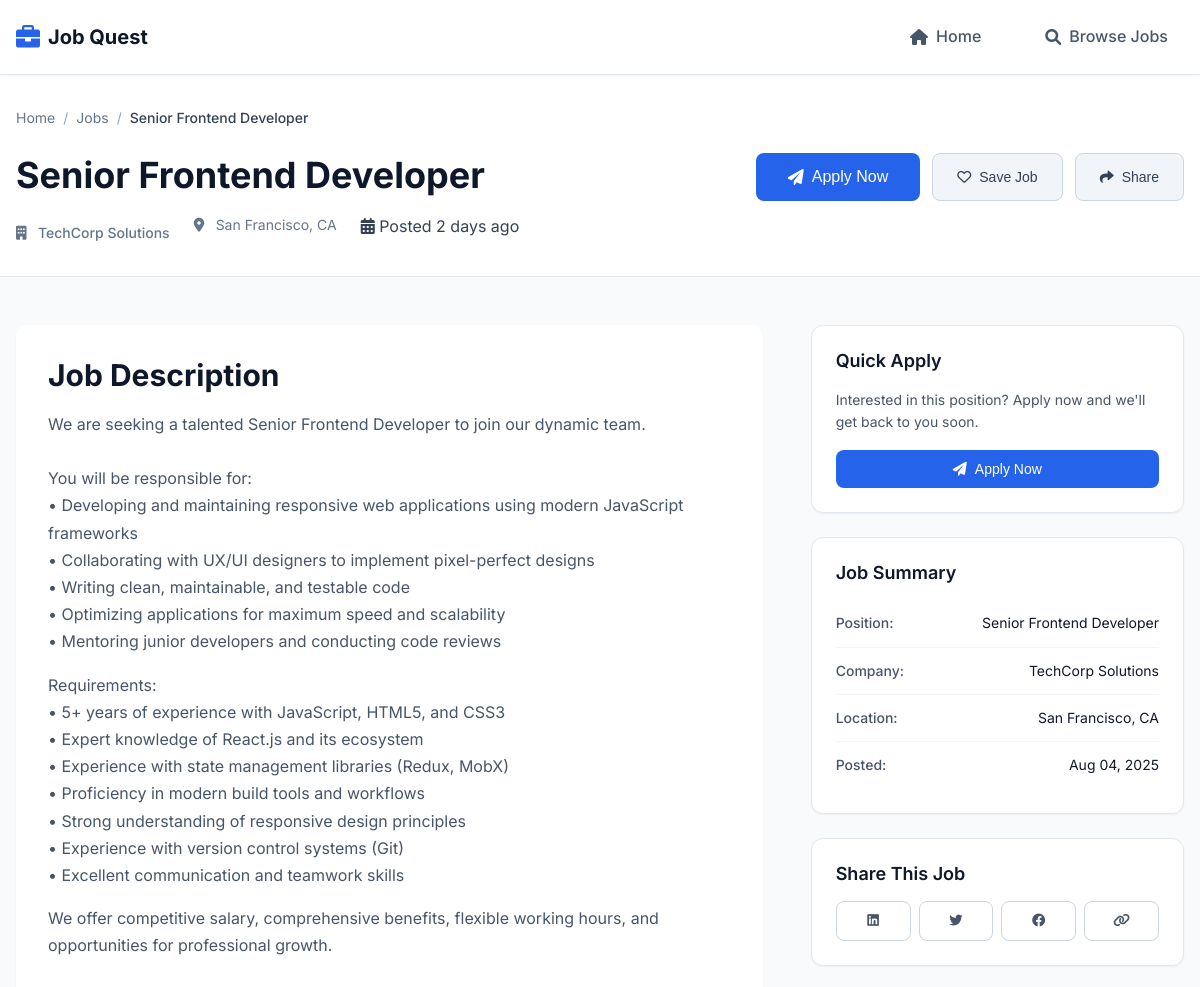
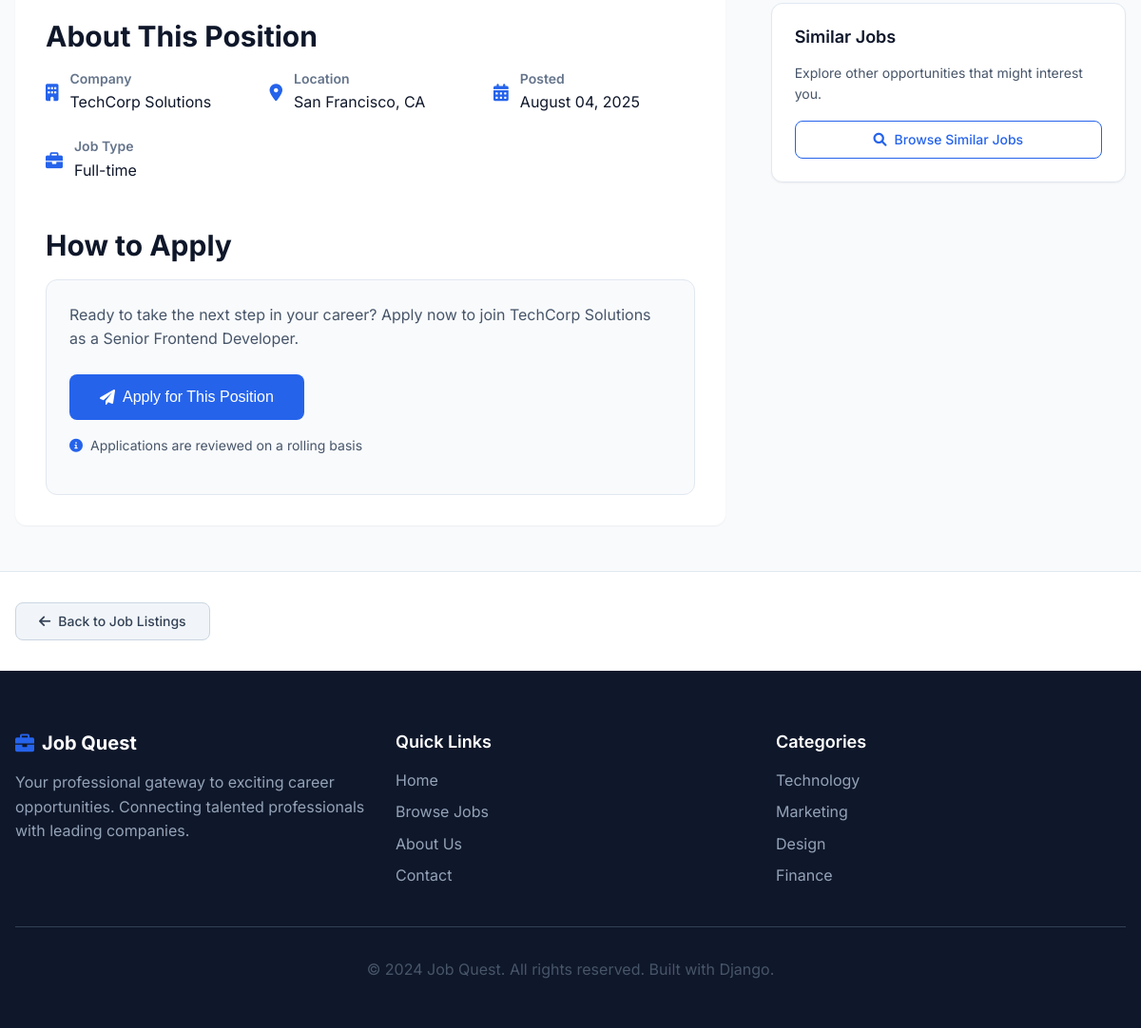
Page /jobs/1/ on the committed database (2 pictures, top to bottom).
### jobs/models.py (models this page shows, shortened)
class Job(models.Model):
    title = models.CharField(max_length=200, help_text="Job title")
    company_name = models.CharField(max_length=150, help_text="Name of the hiring company")
    description = models.TextField(help_text="Detailed job description")
    location = models.CharField(max_length=150, help_text="Job location (city, state, remote, etc.)")
    posting_date = models.DateTimeField(default=timezone.now, help_text="Date when job was posted")
    created_at = models.DateTimeField(auto_now_add=True)
    updated_at = models.DateTimeField(auto_now=True)
    is_active = models.BooleanField(default=True, help_text="Whether the job posting is active")
    class Meta:
        ordering = ['-posting_date']
        verbose_name = "Job"
        verbose_name_plural = "Jobs"

### jobs/views.py (the view)
# urls.py: path('jobs/<int:job_id>/', views.job_detail, name='job_detail'),
def job_detail(request, job_id):
    job = get_object_or_404(Job, id=job_id, is_active=True)
    context = {
        'job': job,
    }
    return render(request, 'jobs/job_detail.html', context)

### jobs/templates/jobs/job_detail.html (shortened to what this page needs)
{% extends 'jobs/base.html' %}
{% block content %}
<section class="job-detail-header">
    <div class="container">
        <nav class="breadcrumb">
            <a href="{% url 'home' %}" class="breadcrumb-link">Home</a>
            <span class="breadcrumb-separator">/</span>
            <a href="{% url 'job_list' %}" class="breadcrumb-link">Jobs</a>
            <span class="breadcrumb-separator">/</span>
            <span class="breadcrumb-current">{{ job.title }}</span>
        </nav>
        <div class="job-header">
            <div class="job-header-content">
                <h1 class="job-detail-title">{{ job.title }}</h1>
                <div class="job-header-meta">
                    <div class="job-company">
                        <i class="fas fa-building"></i>
                        <span>{{ job.company_name }}</span>
                    </div>
                    <div class="job-location">
                        <i class="fas fa-map-marker-alt"></i>
                        <span>{{ job.location }}</span>
                    </div>
                    <div class="job-posted">
                        <i class="fas fa-calendar-alt"></i>
                        <span>Posted {{ job.posting_date|timesince }} ago</span>
                    </div>
                </div>
            </div>
            <div class="job-header-actions">
                <button class="btn btn-primary btn-large">
                    <i class="fas fa-paper-plane"></i>
                    Apply Now
                </button>
                <button class="btn btn-secondary">
                    <i class="far fa-heart"></i>
                    Save Job
                </button>
                <button class="btn btn-secondary">
                    <i class="fas fa-share"></i>
                    Share
                </button>
            </div>
        </div>
    </div>
</section>
<section class="job-detail-content">
    <div class="container">
        <div class="job-detail-grid">
            <main class="job-main-content">
                <div class="job-section">
                    <h2 class="section-title">Job Description</h2>
                    <div class="job-description">
                        {{ job.description|linebreaks }}
                    </div>
                </div>
                <div class="job-section">
                    <h2 class="section-title">About This Position</h2>
                    <div class="job-highlights">
                        <div class="highlight-item">
                            <i class="fas fa-building"></i>
                            <div class="highlight-content">
                                <h3>Company</h3>
                                <p>{{ job.company_name }}</p>
                            </div>
                        </div>
                        <div class="highlight-item">
                            <i class="fas fa-map-marker-alt"></i>
                            <div class="highlight-content">
                                <h3>Location</h3>
                                <p>{{ job.location }}</p>
                            </div>
                        </div>
                        <div class="highlight-item">
                            <i class="fas fa-calendar-alt"></i>
                            <div class="highlight-content">
                                <h3>Posted</h3>
                                <p>{{ job.posting_date|date:"F d, Y" }}</p>
                            </div>
                        </div>
                        <div class="highlight-item">
                            <i class="fas fa-briefcase"></i>
                            <div class="highlight-content">
                                <h3>Job Type</h3>
                                <p>Full-time</p>
                            </div>
                        </div>
                    </div>
                </div>
                <div class="job-section">
                    <h2 class="section-title">How to Apply</h2>
                    <div class="apply-instructions">
                        <p>Ready to take the next step in your career? Apply now to join {{ job.company_name }} as a {{ job.title }}.</p>
                        <div class="apply-actions">
                            <button class="btn btn-primary btn-large">
                                <i class="fas fa-paper-plane"></i>
                                Apply for This Position
                            </button>
                            <p class="apply-note">
                                <i class="fas fa-info-circle"></i>
                                Applications are reviewed on a rolling basis
                            </p>
                        </div>
                    </div>
                </div>
            </main>
            <aside class="job-sidebar">
                <div class="sidebar-card">
                    <h3 class="sidebar-title">Quick Apply</h3>
                    <p class="sidebar-description">Interested in this position? Apply now and we'll get back to you soon.</p>
                    <button class="btn btn-primary btn-full">
                        <i class="fas fa-paper-plane"></i>
                        Apply Now
                    </button>
                </div>
                <div class="sidebar-card">
                    <h3 class="sidebar-title">Job Summary</h3>
                    <ul class="job-summary">
                        <li>
                            <span class="summary-label">Position:</span>
                            <span class="summary-value">{{ job.title }}</span>
                        </li>
                        <li>
                            <span class="summary-label">Company:</span>
                            <span class="summary-value">{{ job.company_name }}</span>
                        </li>
                        <li>
                            <span class="summary-label">Location:</span>
                            <span class="summary-value">{{ job.location }}</span>
                        </li>
                        <li>
                            <span class="summary-label">Posted:</span>
                            <span class="summary-value">{{ job.posting_date|date:"M d, Y" }}</span>
                        </li>
                    </ul>
                </div>
                <div class="sidebar-card">
                    <h3 class="sidebar-title">Share This Job</h3>
                    <div class="share-buttons">
                        <button class="share-btn" title="Share on LinkedIn">
                            <i class="fab fa-linkedin"></i>
                        </button>
                        <button class="share-btn" title="Share on Twitter">
                            <i class="fab fa-twitter"></i>
                        </button>
                        <button class="share-btn" title="Share on Facebook">
                            <i class="fab fa-facebook"></i>
                        </button>
                        <button class="share-btn" title="Copy Link">
                            <i class="fas fa-link"></i>
                        </button>
                    </div>
                </div>
                <div class="sidebar-card">
                    <h3 class="sidebar-title">Similar Jobs</h3>
                    <p class="sidebar-description">Explore other opportunities that might interest you.</p>
                    <a href="{% url 'job_list' %}" class="btn btn-outline btn-full">
                        <i class="fas fa-search"></i>
                        Browse Similar Jobs
                    </a>
                </div>
            </aside>
        </div>
    </div>
</section>
<section class="job-navigation">
    <div class="container">
        <div class="nav-links">
            <a href="{% url 'job_list' %}" class="btn btn-secondary">
                <i class="fas fa-arrow-left"></i>
                Back to Job Listings
            </a>
        </div>
    </div>
</section>
{% endblock %}

### rows in the picture
Job: title "Senior Frontend Developer", company_name "TechCorp Solutions", location "San Francisco, CA", posting_date "2 days", description "We are seeking a talented Senior Frontend Developer to join our dynamic team. You will be responsible for: • Developing and maintaining responsive web applications using modern JavaScript frameworks • Collaborating with UX/UI designers to implement pixel-perfect designs • Writing clean, maintainable, and testable code • Optimizing applications for maximum speed and scalability • Mentoring junior developers and conducting code reviews Requirements: • 5+ years of experience with JavaScript, HTML5, and CSS3 • Expert knowledge of React.js and its ecosystem • Experience with state management libraries (Redux, MobX) • Proficiency in modern build tools and workflows • Strong understanding of…", posting_date "August 04, 2025", posting_date "Aug 04, 2025"
